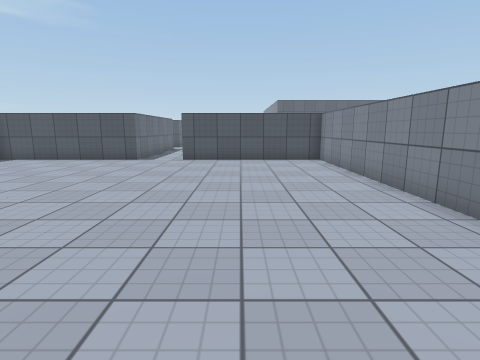
view 1 (above)

19 first-person views from a walk through a Unity game level. The camera is 1.3 m above the floor, tilts 10° down and sees 80° across. The floor is counted in squares, 1 m on a side. Each view is taken from the middle of a square. On the plan, view 1 faces up. The plan holds only what a view shows up to about 13 squares ahead; the rest is blank. The place goes on beyond the plan. The player is left out. Surface patterns are stand-ins for the level's own textures.

view 2
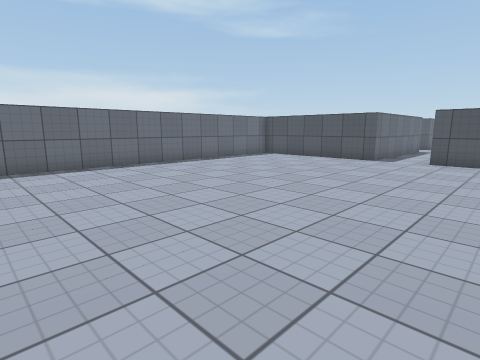

view 3
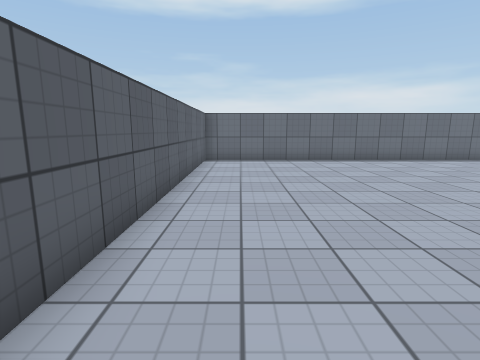

view 4
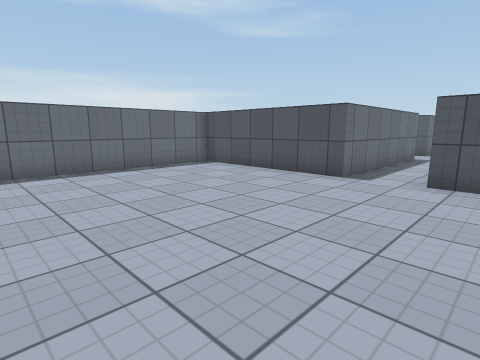

view 5
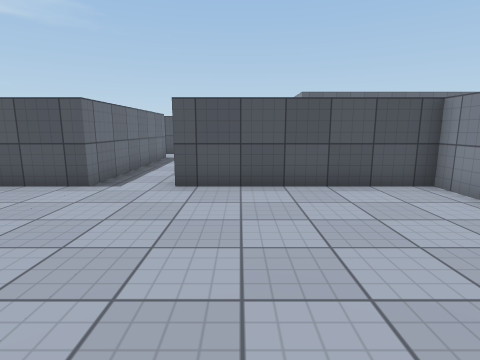

view 6
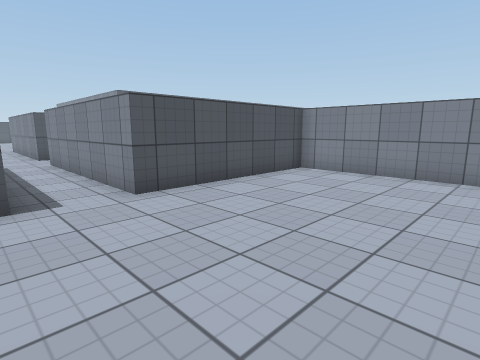

view 7
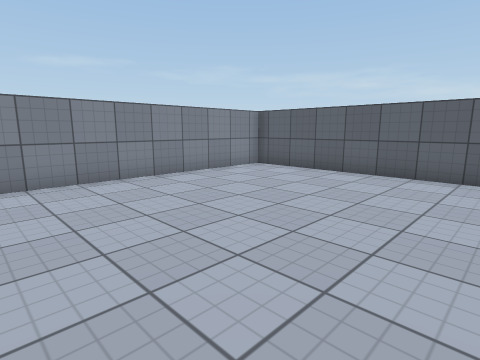

view 8
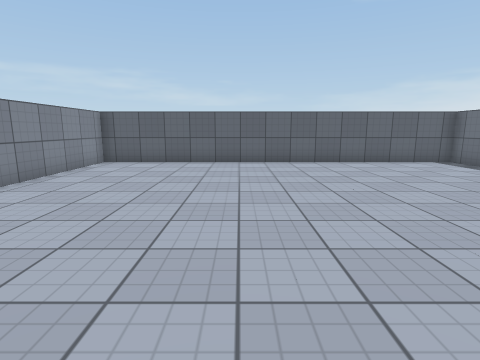

view 9
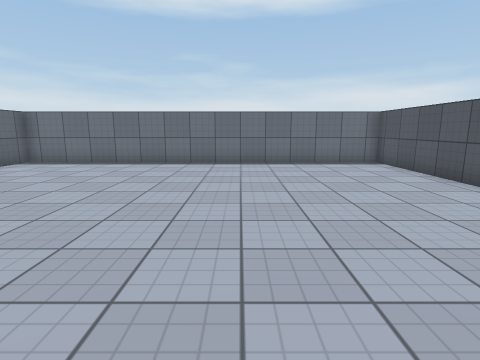

view 10
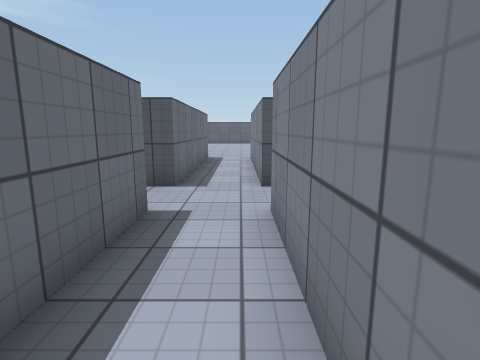

view 11
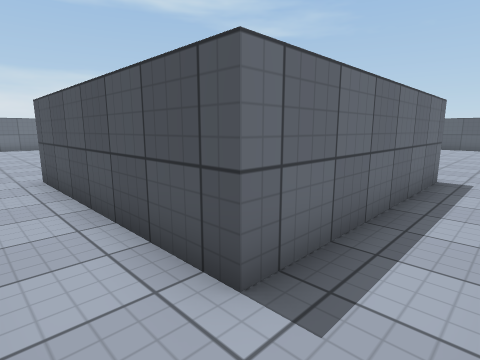

view 12
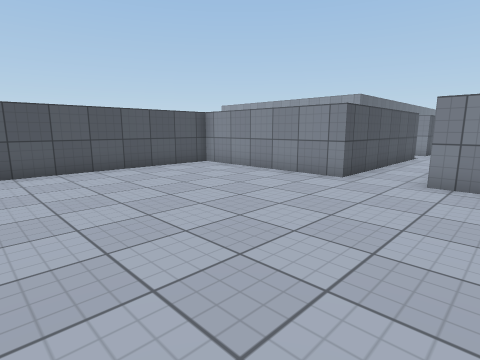

view 13
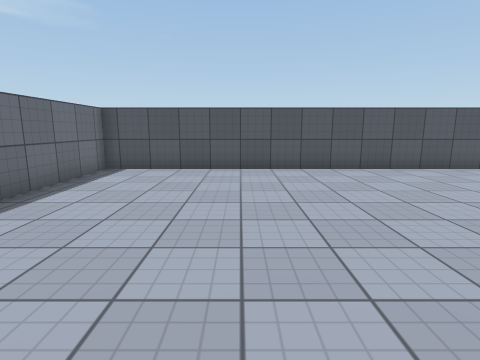

view 14
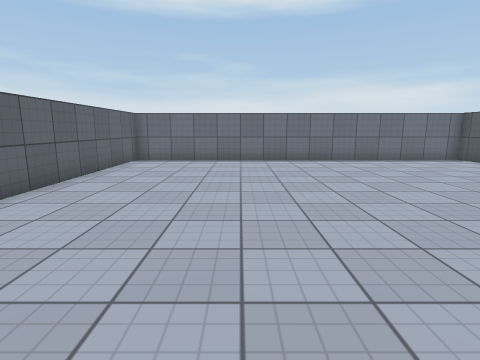

view 15
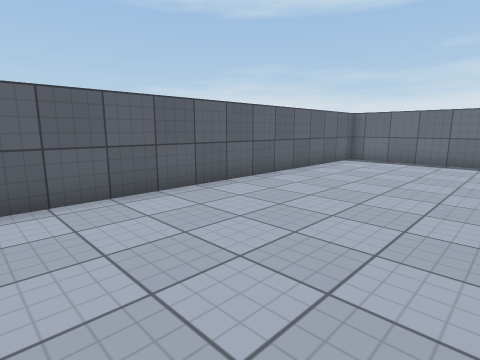

view 16
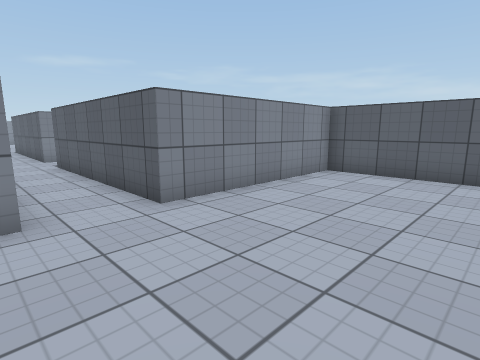

view 17
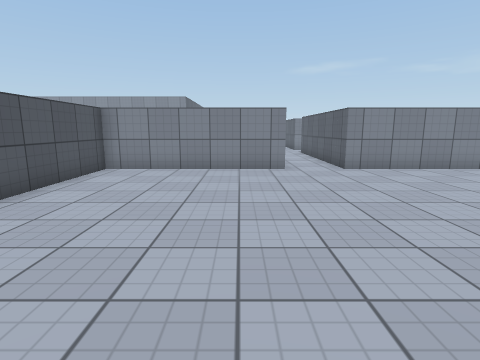

view 18
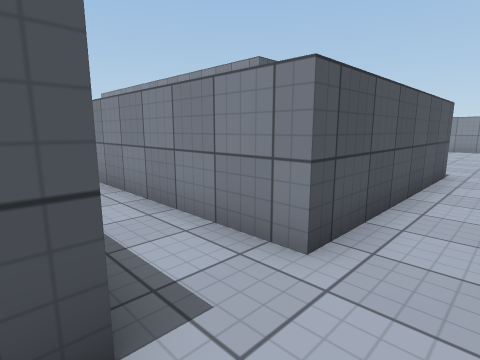

view 19
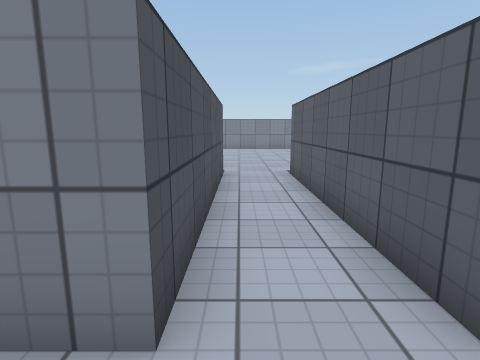

### Floor plan
Ten units are one square. View 1 is at (0, 0); x grows to the right and y downward. Boxes are objects, and circles mark ways between rooms. Rooms are numbered by the first view taken in them; rooms with no view inside come last. Other rooms are left out.
<svg viewBox="-260 -290 310 310">
<path fill="none" stroke="#000" d="M-45 -195 -45 -125 -105 -125 -105 15 35 15 35 -125 -25 -125 -25 -195M-25 -195 45 -195M-45 -285 -45 -215 -115 -215 -115 -275 -255 -275 -255 -135 -115 -135 -115 -195 -45 -195M45 -215 -25 -215 -25 -281"/>
<circle cx="-35" cy="-200" r="3" fill="#2a7"/>
<text x="-40" y="-60">1</text>
<text x="-160" y="-210">2</text>
</svg>
Room 1 opens to room 2.

Where each view was taken, in squares from view 1:
view 1: 0 up, 0 right, facing up
view 2: 0 up, 0 right, facing up-left
view 3: 0 up, 2 right, facing left
view 4: 5 up, 1 left, facing up-left
view 5: 6 up, 1 left, facing up
view 6: 7 up, 5 left, facing up-right
view 7: 7 up, 4 left, facing down-right
view 8: 10 up, 2 left, facing down
view 9: 7 up, 1 right, facing left
view 10: 15 up, 3 left, facing up
view 11: 20 up, 3 left, facing up-left
view 12: 18 up, 19 left, facing up-right
view 13: 18 up, 21 left, facing up
view 14: 18 up, 13 left, facing left
view 15: 19 up, 13 left, facing down-left
view 16: 22 up, 16 left, facing down-right
view 17: 23 up, 21 left, facing right
view 18: 20 up, 5 left, facing up-right
view 19: 21 up, 4 left, facing right
